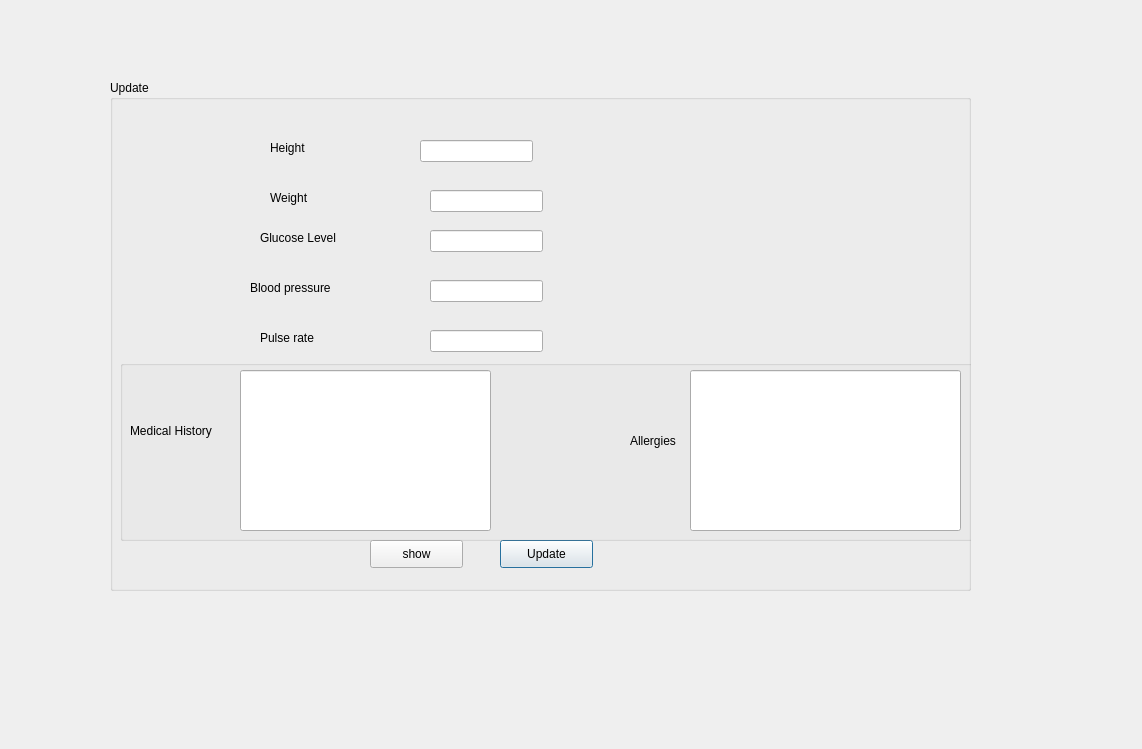
<?xml version="1.0" encoding="UTF-8"?>
<ui version="4.0">
 <class>Update</class>
 <widget class="QDialog" name="Update">
  <property name="geometry">
   <rect>
    <x>0</x>
    <y>0</y>
    <width>1142</width>
    <height>749</height>
   </rect>
  </property>
  <property name="windowTitle">
   <string>Dialog</string>
  </property>
  <widget class="QGroupBox" name="groupBox">
   <property name="geometry">
    <rect>
     <x>110</x>
     <y>80</y>
     <width>861</width>
     <height>511</height>
    </rect>
   </property>
   <property name="title">
    <string>Update</string>
   </property>
   <widget class="QPushButton" name="Updaterec">
    <property name="geometry">
     <rect>
      <x>390</x>
      <y>460</y>
      <width>93</width>
      <height>28</height>
     </rect>
    </property>
    <property name="text">
     <string>Update</string>
    </property>
   </widget>
   <widget class="QLabel" name="label">
    <property name="geometry">
     <rect>
      <x>160</x>
      <y>60</y>
      <width>55</width>
      <height>16</height>
     </rect>
    </property>
    <property name="text">
     <string>Height</string>
    </property>
   </widget>
   <widget class="QLabel" name="label_2">
    <property name="geometry">
     <rect>
      <x>160</x>
      <y>110</y>
      <width>55</width>
      <height>16</height>
     </rect>
    </property>
    <property name="text">
     <string>Weight</string>
    </property>
   </widget>
   <widget class="QLabel" name="label_3">
    <property name="geometry">
     <rect>
      <x>150</x>
      <y>150</y>
      <width>81</width>
      <height>16</height>
     </rect>
    </property>
    <property name="text">
     <string>Glucose Level</string>
    </property>
   </widget>
   <widget class="QLabel" name="label_4">
    <property name="geometry">
     <rect>
      <x>140</x>
      <y>200</y>
      <width>91</width>
      <height>16</height>
     </rect>
    </property>
    <property name="text">
     <string>Blood pressure</string>
    </property>
   </widget>
   <widget class="QLabel" name="label_5">
    <property name="geometry">
     <rect>
      <x>150</x>
      <y>250</y>
      <width>81</width>
      <height>16</height>
     </rect>
    </property>
    <property name="text">
     <string>Pulse rate</string>
    </property>
   </widget>
   <widget class="QLineEdit" name="weight">
    <property name="geometry">
     <rect>
      <x>320</x>
      <y>110</y>
      <width>113</width>
      <height>22</height>
     </rect>
    </property>
   </widget>
   <widget class="QLineEdit" name="glucose">
    <property name="geometry">
     <rect>
      <x>320</x>
      <y>150</y>
      <width>113</width>
      <height>22</height>
     </rect>
    </property>
   </widget>
   <widget class="QLineEdit" name="bp">
    <property name="geometry">
     <rect>
      <x>320</x>
      <y>200</y>
      <width>113</width>
      <height>22</height>
     </rect>
    </property>
   </widget>
   <widget class="QLineEdit" name="pulse">
    <property name="geometry">
     <rect>
      <x>320</x>
      <y>250</y>
      <width>113</width>
      <height>22</height>
     </rect>
    </property>
   </widget>
   <widget class="QGroupBox" name="groupBox_2">
    <property name="geometry">
     <rect>
      <x>10</x>
      <y>280</y>
      <width>861</width>
      <height>181</height>
     </rect>
    </property>
    <property name="title">
     <string/>
    </property>
    <widget class="QLineEdit" name="medical_history">
     <property name="geometry">
      <rect>
       <x>120</x>
       <y>10</y>
       <width>251</width>
       <height>161</height>
      </rect>
     </property>
    </widget>
    <widget class="QLabel" name="label_6">
     <property name="geometry">
      <rect>
       <x>10</x>
       <y>60</y>
       <width>91</width>
       <height>21</height>
      </rect>
     </property>
     <property name="text">
      <string>Medical History</string>
     </property>
    </widget>
    <widget class="QLabel" name="label_7">
     <property name="geometry">
      <rect>
       <x>510</x>
       <y>70</y>
       <width>71</width>
       <height>21</height>
      </rect>
     </property>
     <property name="text">
      <string>Allergies</string>
     </property>
    </widget>
    <widget class="QLineEdit" name="allergies">
     <property name="geometry">
      <rect>
       <x>570</x>
       <y>10</y>
       <width>271</width>
       <height>161</height>
      </rect>
     </property>
    </widget>
   </widget>
   <widget class="QPushButton" name="show">
    <property name="geometry">
     <rect>
      <x>260</x>
      <y>460</y>
      <width>93</width>
      <height>28</height>
     </rect>
    </property>
    <property name="text">
     <string>show</string>
    </property>
   </widget>
   <widget class="QLineEdit" name="height">
    <property name="geometry">
     <rect>
      <x>310</x>
      <y>60</y>
      <width>113</width>
      <height>22</height>
     </rect>
    </property>
   </widget>
  </widget>
 </widget>
 <resources/>
 <connections/>
</ui>
